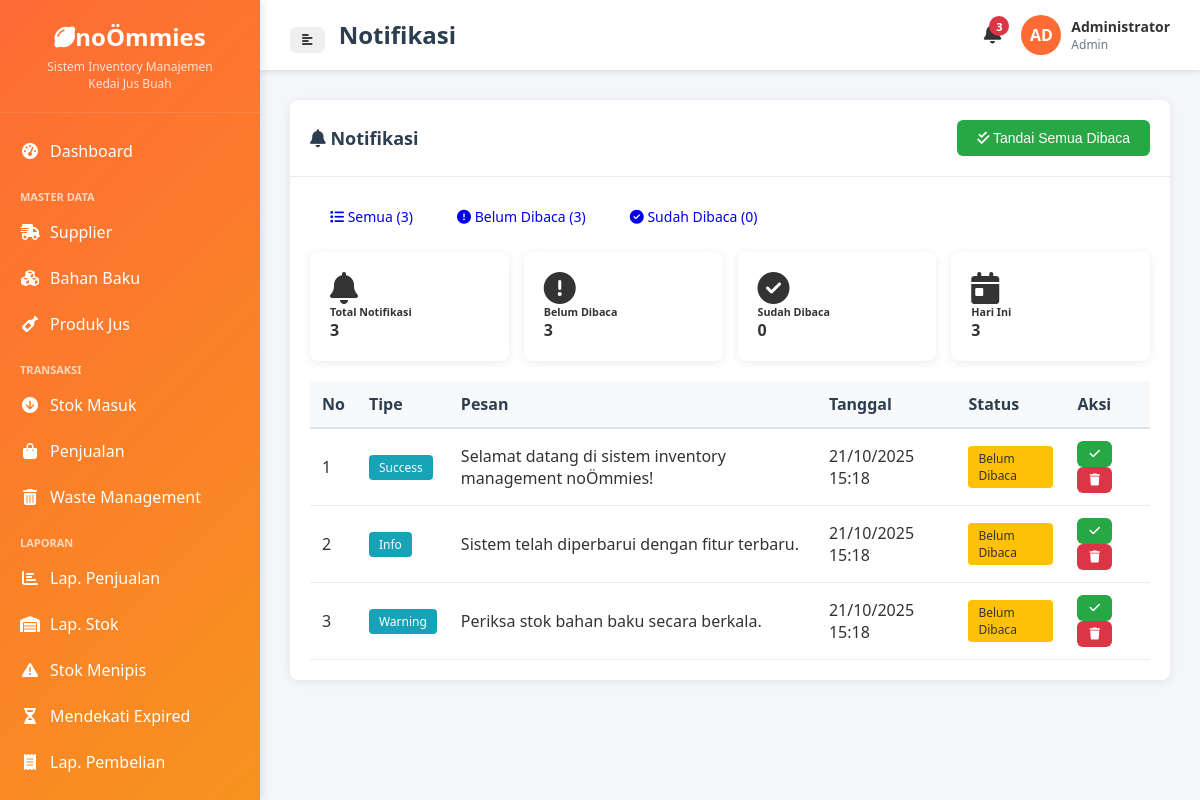
Screenshot of /index.php/notifikasi with the database file from the repository.
### tables this page shows
CREATE TABLE notifikasi (
    id INT AUTO_INCREMENT PRIMARY KEY,
    judul VARCHAR(200) NOT NULL,
    pesan TEXT NOT NULL,
    tipe ENUM('info', 'warning', 'success', 'error') DEFAULT 'info',
    status ENUM('unread', 'read') DEFAULT 'unread',
    created_at TIMESTAMP DEFAULT CURRENT_TIMESTAMP,
    updated_at TIMESTAMP DEFAULT CURRENT_TIMESTAMP ON UPDATE CURRENT_TIMESTAMP
);

### application/controllers/Notifikasi.php (called while the page is built, shortened)
<?php
class Notifikasi extends CI_Controller {
    public function __construct() {
        $this->load->model('Notifikasi_model');
    }
    public function index() {
        $status = $this->input->get('status');
        $data['title'] = 'Notifikasi';
        if ($status == 'unread') {
            $data['notifications'] = $this->Notifikasi_model->get_unread();
        } elseif ($status == 'read') {
            $data['notifications'] = $this->Notifikasi_model->get_read();
        } else {
            $data['notifications'] = $this->Notifikasi_model->get_all();
        }
        $data['unread_count'] = $this->Notifikasi_model->count_unread();
        $this->load->view('templates/header', $data);
        $this->load->view('templates/sidebar', $data);
        $this->load->view('notifikasi/index', $data);
        $this->load->view('templates/footer');
    }
}

### index.php (called while the page is built, shortened)
<?php
require_once BASEPATH.'core/CodeIgniter.php';

### application/models/Notifikasi_model.php (called while the page is built, shortened)
<?php
class Notifikasi_model extends CI_Model {
    public function get_all($status = null, $limit = null) {
        $this->db->order_by('created_at', 'DESC');
        $query = $this->db->get('notifikasi');
        return $query->result();
    }
    public function count_unread() {
        $this->db->where('status', 'unread');
        return $this->db->count_all_results('notifikasi');
    }
}

### application/views/notifikasi/index.php (the view, shortened to what this page needs)
<div class="card">
    <div class="card-header">
        <h3 class="card-title">
            <i class="fas fa-bell"></i> Notifikasi
        </h3>
        <div class="card-tools">
            <button onclick="markAllAsRead()" class="btn btn-success">
                <i class="fas fa-check-double"></i> Tandai Semua Dibaca
            </button>
        </div>
    </div>
    <div class="card-body">
        <div class="row mb-3">
            <div class="col-md-12">
                <div class="btn-group" role="group">
                    <a href="<?php echo site_url('notifikasi'); ?>" class="btn btn-outline-primary <?php echo !$this->input->get('status') ? 'active' : ''; ?>">
                        <i class="fas fa-list"></i> Semua (<?php echo count($notifications); ?>)
                    </a>
                    <a href="<?php echo site_url('notifikasi?status=unread'); ?>" class="btn btn-outline-warning <?php echo $this->input->get('status') == 'unread' ? 'active' : ''; ?>">
                        <i class="fas fa-exclamation-circle"></i> Belum Dibaca (<?php echo $unread_count; ?>)
                    </a>
                    <a href="<?php echo site_url('notifikasi?status=read'); ?>" class="btn btn-outline-success <?php echo $this->input->get('status') == 'read' ? 'active' : ''; ?>">
                        <i class="fas fa-check-circle"></i> Sudah Dibaca (<?php echo count($notifications) - $unread_count; ?>)
                    </a>
                </div>
            </div>
        </div>
        <div class="row mb-4" style="display: flex; gap: 15px;">
            <div class="col-md-3" style="flex: 1;">
                <div class="card bg-primary text-white">
                    <div class="card-body">
                        <div class="d-flex align-items-center">
                            <i class="fas fa-bell fa-2x mr-3"></i>
                            <div>
                                <h6 class="mb-0">Total Notifikasi</h6>
                                <h4 class="mb-0"><?php echo count($notifications); ?></h4>
                            </div>
                        </div>
                    </div>
                </div>
            </div>
            <div class="col-md-3" style="flex: 1;">
                <div class="card bg-warning text-white">
                    <div class="card-body">
                        <div class="d-flex align-items-center">
                            <i class="fas fa-exclamation-circle fa-2x mr-3"></i>
                            <div>
                                <h6 class="mb-0">Belum Dibaca</h6>
                                <h4 class="mb-0"><?php echo $unread_count; ?></h4>
                            </div>
                        </div>
                    </div>
                </div>
            </div>
            <div class="col-md-3" style="flex: 1;">
                <div class="card bg-success text-white">
                    <div class="card-body">
                        <div class="d-flex align-items-center">
                            <i class="fas fa-check-circle fa-2x mr-3"></i>
                            <div>
                                <h6 class="mb-0">Sudah Dibaca</h6>
                                <h4 class="mb-0"><?php echo count($notifications) - $unread_count; ?></h4>
                            </div>
                        </div>
                    </div>
                </div>
            </div>
            <div class="col-md-3" style="flex: 1;">
                <div class="card bg-info text-white">
                    <div class="card-body">
                        <div class="d-flex align-items-center">
                            <i class="fas fa-calendar-day fa-2x mr-3"></i>
                            <div>
                                <h6 class="mb-0">Hari Ini</h6>
                                <h4 class="mb-0">
                                    <?php
                                    $today_count = 0;
                                    foreach ($notifications as $notif) {
                                        if (date('Y-m-d', strtotime($notif->created_at)) == date('Y-m-d')) {
                                            $today_count++;
                                        }
                                    }
                                    echo $today_count;
                                    ?>
                                </h4>
                            </div>
                        </div>
                    </div>
                </div>
            </div>
        </div>
        <div class="table-responsive">
            <table class="table table-striped table-hover">
                <thead>
                    <tr>
                        <th>No</th>
                        <th>Tipe</th>
                        <th>Pesan</th>
                        <th>Tanggal</th>
                        <th>Status</th>
                        <th>Aksi</th>
                    </tr>
                </thead>
                <tbody>
                    <?php if (!empty($notifications)): ?>
                        <?php $no = 1; foreach ($notifications as $notif): ?>
                            <tr>
                                <td><?php echo $no++; ?></td>
                                <td>
                                    <span class="badge badge-<?php echo $notif->tipe == 'stok_menipis' ? 'warning' : ($notif->tipe == 'expired' ? 'danger' : 'info'); ?>">
                                        <?php echo ucfirst(str_replace('_', ' ', $notif->tipe)); ?>
                                    </span>
                                </td>
                                <td><?php echo $notif->pesan; ?></td>
                                <td><?php echo date('d/m/Y H:i', strtotime($notif->created_at)); ?></td>
                                <td>
                                    <?php if ($notif->status == 'unread'): ?>
                                        <span class="badge badge-warning">Belum Dibaca</span>
                                    <?php else: ?>
                                        <span class="badge badge-success">Sudah Dibaca</span>
                                    <?php endif; ?>
                                </td>
                                <td>
                                    <?php if ($notif->status == 'unread'): ?>
                                        <button onclick="markAsRead(<?php echo $notif->id; ?>)" class="btn btn-sm btn-success" title="Tandai Dibaca">
                                            <i class="fas fa-check"></i>
                                        </button>
                                    <?php endif; ?>
                                    <button onclick="deleteNotification(<?php echo $notif->id; ?>)" class="btn btn-sm btn-danger" title="Hapus">
                                        <i class="fas fa-trash"></i>
                                    </button>
                                </td>
                            </tr>
                        <?php endforeach; ?>
                    <?php endif; ?>
                </tbody>
            </table>
        </div>
    </div>
</div>

### assets/css/style.css (style rules this page uses)
:root { --primary-color: #FF6B35; --secondary-color: #F7931E; --success-color: #28a745; --danger-color: #dc3545; --warning-color: #ffc107; --info-color: #17a2b8; --dark-color: #2C3E50; --light-color: #f8f9fa; --sidebar-width: 260px; }
* { margin: 0; padding: 0; box-sizing: border-box; }
body { font-family: 'Segoe UI', Tahoma, Geneva, Verdana, sans-serif; background-color: #f4f6f9; color: #333; }
.card { background: white; border-radius: 8px; box-shadow: 0 2px 10px rgba(0,0,0,0.08); margin-bottom: 20px; }
.card-header { padding: 20px; border-bottom: 1px solid #e9ecef; display: flex; justify-content: space-between; align-items: center; }
.card-title { font-size: 18px; font-weight: 600; color: var(--dark-color); margin: 0; }
.card-body { padding: 20px; }
.btn { padding: 10px 20px; border-radius: 6px; border: none; cursor: pointer; font-size: 14px; font-weight: 500; transition: all 0.3s ease; text-decoration: none; display: inline-block; }
.btn-success { background: var(--success-color); color: white; }
.btn-danger { background: var(--danger-color); color: white; }
.btn-sm { padding: 6px 12px; font-size: 12px; }
.table-responsive { overflow-x: auto; }
table { width: 100%; border-collapse: collapse; }
table thead { background: #f8f9fa; }
table th { padding: 12px; text-align: left; font-weight: 600; color: var(--dark-color); border-bottom: 2px solid #dee2e6; }
table td { padding: 12px; border-bottom: 1px solid #e9ecef; }
.badge { display: inline-block; padding: 4px 10px; font-size: 12px; font-weight: 500; border-radius: 4px; }
.badge-warning { background: var(--warning-color); color: #333; }
.badge-info { background: var(--info-color); color: white; }
.mb-3 { margin-bottom: 1rem; }

### rows the page displays
notifikasi: tipe "Success", pesan "Selamat datang di sistem inventory management noÖmmies!", created_at "21/10/2025 15:18", status "Belum Dibaca"
notifikasi: tipe "Info", pesan "Sistem telah diperbarui dengan fitur terbaru.", created_at "21/10/2025 15:18", status "Belum Dibaca"
notifikasi: tipe "Warning", pesan "Periksa stok bahan baku secara berkala.", created_at "21/10/2025 15:18", status "Belum Dibaca"

### other values shown
$title "Notifikasi"
$unread_count "3"
substr($this->session->userdata('nama_lengkap'), 0, 2) "AD"
$this->session->userdata('nama_lengkap') "Administrator"
$this->session->userdata('role') "Admin"
count($notifications) "3"
count($notifications) - $unread_count "0"
$today_count "3"
